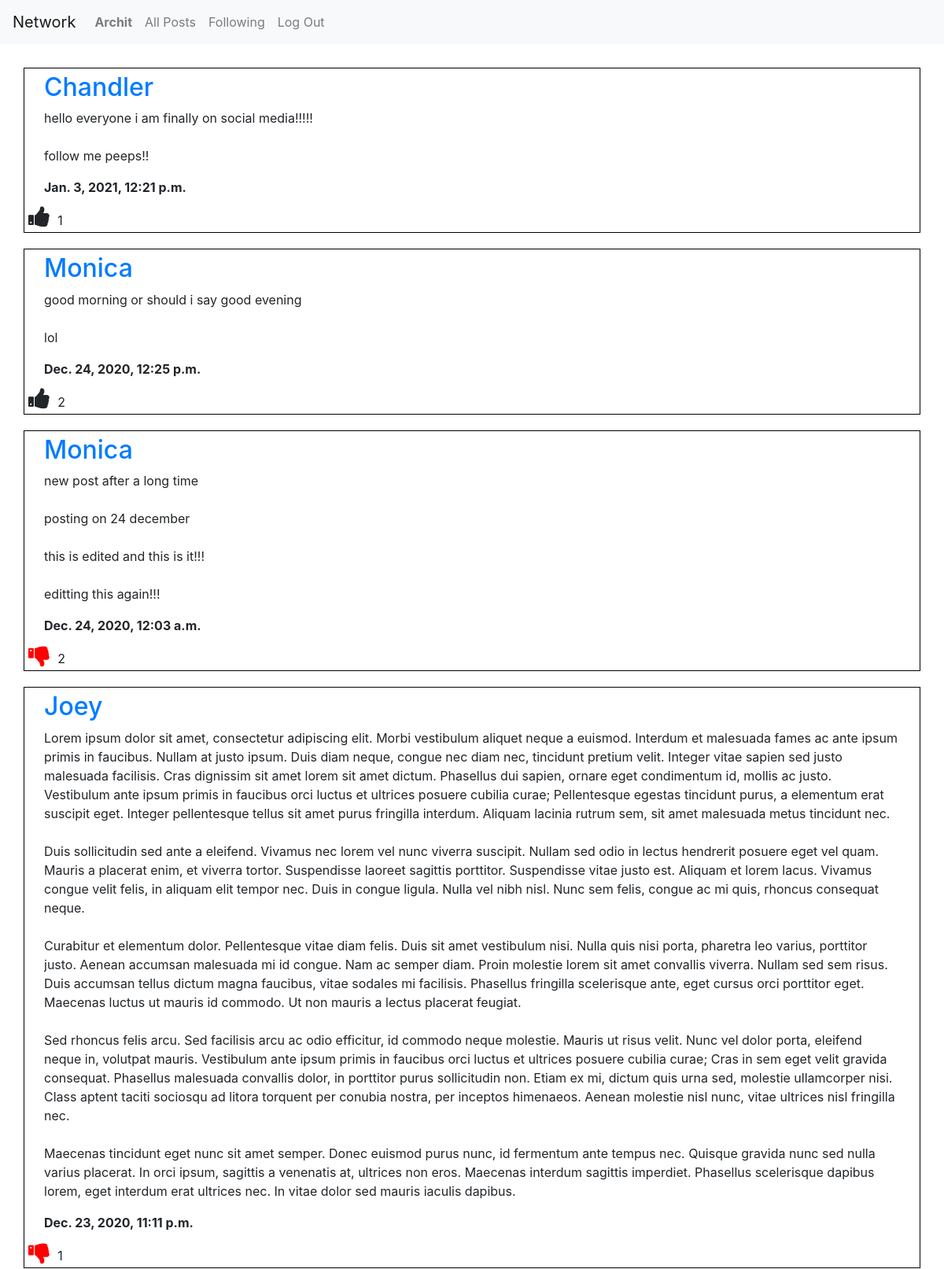
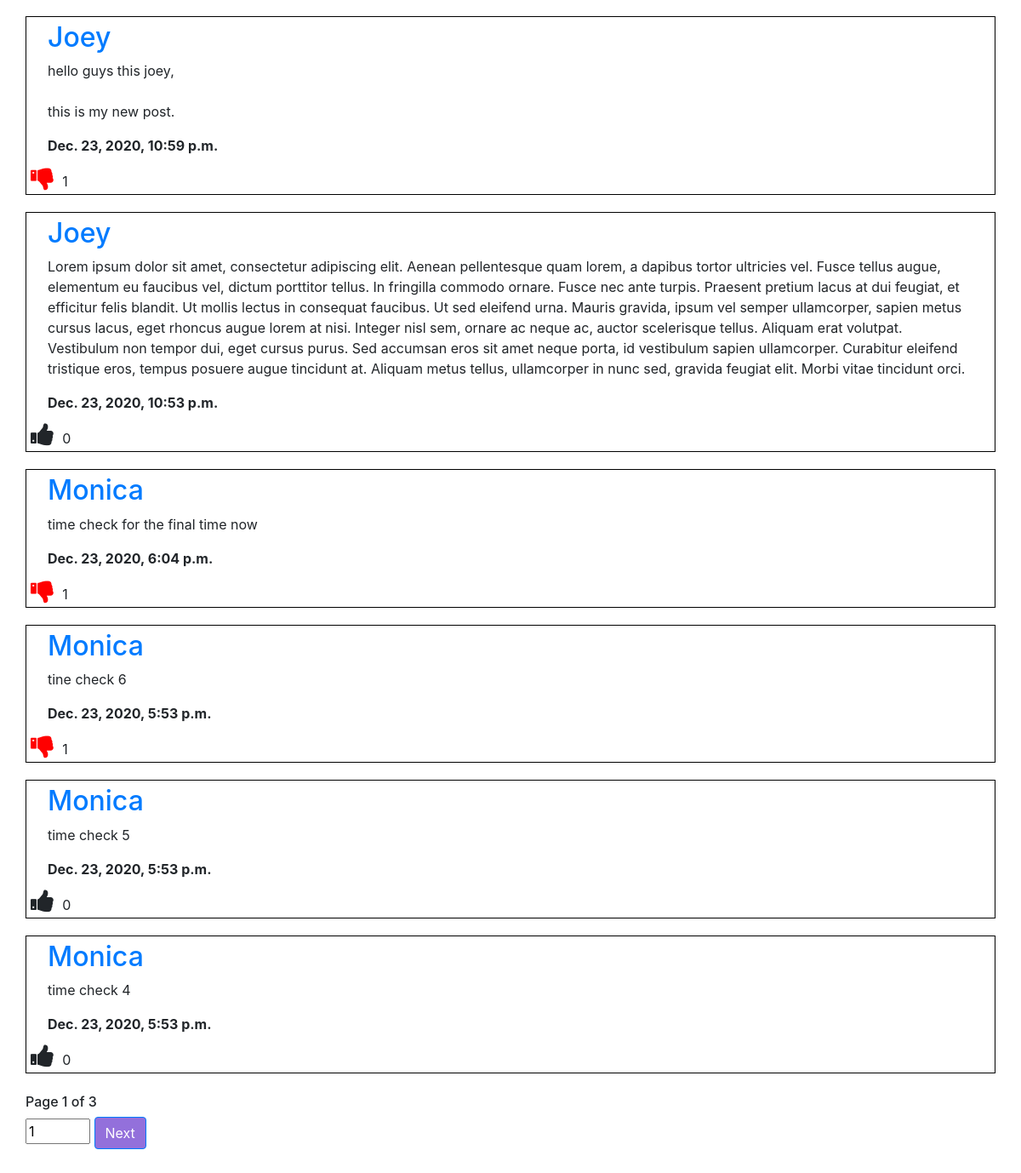
Screenshot of /followingposts/page=1 (signed in) with the database file from the repository (2 pictures, top to bottom).
### network/models.py (models this page shows, shortened)
class User(AbstractUser):
    followers = models.ManyToManyField("User", related_name="fllowers", blank=True)
    following = models.ManyToManyField("User", related_name="fllowing", blank=True)
    postsliked = models.ManyToManyField("Posts", related_name="likedposts", blank=True)
    pass

class Posts(models.Model):
    user = models.ForeignKey("User", on_delete=models.CASCADE, related_name="user")
    postdata = models.TextField(blank=False)
    timestamp = models.DateTimeField(auto_now_add=True)
    likes = models.ManyToManyField("User", related_name="likes", blank=True)

### network/views.py (the view)
# urls.py: path("followingposts/page=<int:pnumber>", views.followingposts, name="followingposts"),
def followingposts(request, pnumber):
    if not request.user.is_authenticated:
        return HttpResponse("Login First to complete this action")
    following = User.objects.get(username=request.user.username).following.all()
    print("before filtering out the posts")
    posts = Posts.objects.filter(user__in=following.all()).order_by('-timestamp')
    pagination = Paginator(posts, 10)
    page_posts = pagination.page(pnumber)
    if request.user.is_authenticated:
        userlikedposts = User.objects.get(username=request.user.username).likes.all()
    else:
        userlikedposts = []
    return render(request, 'network/followingposts.html', {
        "pageposts": page_posts,
        "currentpage": pnumber,
        "userlikedposts": userlikedposts
    })

### network/templates/network/followingposts.html (shortened to what this page needs)
{% extends 'network/layout.html' %}
{% load static %}
{% block body %}
    <div style="margin:30px;">
        <div id="all-posts">
            {% for post in pageposts %}
                <div class="post-class">
                    <div style="margin:5px 25px 5px 25px;">
                        <a href="{% url 'profile' post.user.username 1 %}" id="post-username"><h2>{{ post.user.username }}</h2></a>
                        <p id="postdata" style="white-space: pre-wrap; overflow: auto;">{{ post.postdata }}</p>
                        <b>{{ post.timestamp }}</b><br>
                    </div>
                    {% if user.is_authenticated %}
                        {% if post in userlikedposts %}
                            <i class="fa fa-thumbs-down" id="like-btn" onclick="likepost(this)" style="color: red"></i> <span id="like-count">{{ post.likes.count }}</span>
                        {% else %}
                            <i class="fa fa-thumbs-up" id="like-btn" onclick="likepost(this)"></i> <span id="like-count">{{ post.likes.count }}</span>
                        {% endif %}
                    {% else %}
                        <i class="fa fa-thumbs-up" id="like-btn"></i> <span id="like-count">{{ post.likes.count }}</span>
                    {% endif %}
                </div>
            {% empty %}
                <h4>You haven't followed anybody, follow before to see the posts!</h4>
            {% endfor %}
        </div>
        <br>
        <h6>Page {{ currentpage }} of {{ pageposts.paginator.num_pages }}</h6>
        <div>
            <form id="pagenumber" action="{% url 'followingposts' 1 %}" method="post">
                <input type="number" id="pageinput" value="{{ currentpage }}" min="1" max="{{ pageposts.paginator.num_pages }}" name="wantedpagenumber">
                {% if pageposts.has_next %}
                    <a class="btn btn-primary" style="background-color: mediumpurple" href="{% url 'followingposts' pageposts.next_page_number %}">Next</a>
                {% endif %}
            </form>
        </div>
    </div>
{% endblock %}

### network/templates/network/layout.html (shortened to what this page needs)
{% load static %}
<!DOCTYPE html>
<html lang="en">
    <head>
        <link rel="stylesheet" href="https://stackpath.bootstrapcdn.com/bootstrap/4.4.1/css/bootstrap.min.css">
        <link href="{% static 'network/styles5.css' %}" rel="stylesheet">
        <link rel="stylesheet" href="https://cdnjs.cloudflare.com/ajax/libs/font-awesome/4.7.0/css/font-awesome.min.css">
    </head>
    <body>
        <nav class="navbar navbar-expand-lg navbar-light bg-light">
            <a class="navbar-brand" href="{% url 'index'%}">Network</a>
            <div>
              <ul class="navbar-nav mr-auto">
                {% if user.is_authenticated %}
                    <li class="nav-item">
                        <a class="nav-link" href="{% url 'profile' user.username 1 %}"><strong>{{ user.username }}</strong></a>
                    </li>
                {% endif %}
                <li class="nav-item">
                  <a class="nav-link" href="{% url 'index' %}">All Posts</a>
                </li>
                {% if user.is_authenticated %}
                    <li class="nav-item">
                        <a class="nav-link" href="{% url 'followingposts' 1%}">Following</a>
                    </li>
                    <li class="nav-item">
                        <a class="nav-link" href="{% url 'logout' %}">Log Out</a>
                    </li>
                {% endif %}
              </ul>
            </div>
          </nav>
        <div class="body">
            {% block body %}
            {% endblock %}
        </div>
    </body>
</html>

### network/static/network/styles5.css (style rules this page uses)
#like-btn { font-size: 30px; cursor: pointer; margin: 5px; }
.post-class { border: solid black 1px; margin-top: 20px; }

### rows the page displays
User: username "Archit"
Posts: user.username "Chandler", postdata "hello everyone i am finally on social media!!!!! follow me peeps!!", timestamp "Jan. 3, 2021, 12:21 p.m.", likes.count "1"
Posts: user.username "Monica", postdata "good morning or should i say good evening lol", timestamp "Dec. 24, 2020, 12:25 p.m.", likes.count "2"
Posts: user.username "Monica", postdata "new post after a long time posting on 24 december this is edited and this is it!!! editting this again!!!", timestamp "Dec. 24, 2020, 12:03 a.m.", likes.count "2"
Posts: user.username "Joey", postdata "Lorem ipsum dolor sit amet, consectetur adipiscing elit. Morbi vestibulum aliquet neque a euismod. Interdum et malesuada fames ac ante ipsum primis in faucibus. Nullam at justo ipsum. Duis diam neque, congue nec diam nec, tincidunt pretium velit. Integer vitae sapien sed justo malesuada facilisis. Cras dignissim sit amet lorem sit amet dictum. Phasellus dui sapien, ornare eget condimentum id, mollis ac justo. Vestibulum ante ipsum primis in faucibus orci luctus et ultrices posuere cubilia curae; Pellentesque egestas tincidunt purus, a elementum erat suscipit eget. Integer pellentesque tellus sit amet purus fringilla interdum. Aliquam lacinia rutrum sem, sit amet malesuada metus tincidunt…", timestamp "Dec. 23, 2020, 11:11 p.m.", likes.count "1"
Posts: user.username "Joey", postdata "hello guys this joey, this is my new post.", timestamp "Dec. 23, 2020, 10:59 p.m.", likes.count "1"
Posts: user.username "Joey", postdata "Lorem ipsum dolor sit amet, consectetur adipiscing elit. Aenean pellentesque quam lorem, a dapibus tortor ultricies vel. Fusce tellus augue, elementum eu faucibus vel, dictum porttitor tellus. In fringilla commodo ornare. Fusce nec ante turpis. Praesent pretium lacus at dui feugiat, et efficitur felis blandit. Ut mollis lectus in consequat faucibus. Ut sed eleifend urna. Mauris gravida, ipsum vel semper ullamcorper, sapien metus cursus lacus, eget rhoncus augue lorem at nisi. Integer nisl sem, ornare ac neque ac, auctor scelerisque tellus. Aliquam erat volutpat. Vestibulum non tempor dui, eget cursus purus. Sed accumsan eros sit amet neque porta, id vestibulum sapien ullamcorper. Curabitur…", timestamp "Dec. 23, 2020, 10:53 p.m.", likes.count "0"
Posts: user.username "Monica", postdata "time check for the final time now", timestamp "Dec. 23, 2020, 6:04 p.m.", likes.count "1"
Posts: user.username "Monica", postdata "tine check 6", timestamp "Dec. 23, 2020, 5:53 p.m.", likes.count "1"
Posts: user.username "Monica", postdata "time check 5", timestamp "Dec. 23, 2020, 5:53 p.m.", likes.count "0"
Posts: user.username "Monica", postdata "time check 4", timestamp "Dec. 23, 2020, 5:53 p.m.", likes.count "0"

### other values shown
{{ currentpage }} "1"
{{ pageposts.paginator.num_pages }} "3"
